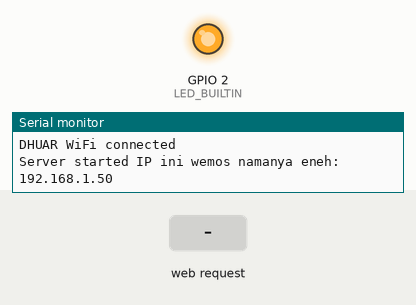
This sketch was run on a simulated ESP8266 (Wemos D1 mini). Parts: output pins drawn as LEDs (lit = HIGH, except the on-board LED, lit = LOW), the last lines printed to the serial monitor. Inputs (shaded band) come from the test bench. WiFi joins after 1.5 s; servers stay silent unless stated.

Above: at 2.7 s.
2.8 s: HTTP request GET /gpio/1 received
At 3.1 s:
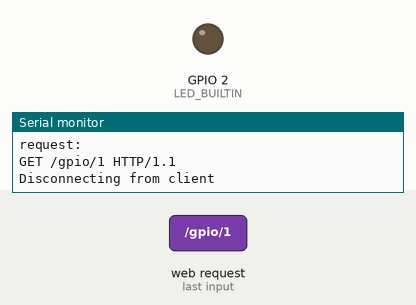
4.3 s: HTTP request GET /gpio/0 received
At 5.4 s:
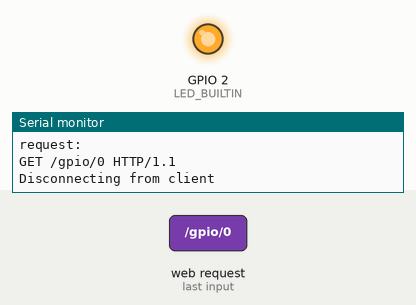
Timing chart, 0 to 7.3 s (numbered marks = the images above; inputs shaded):
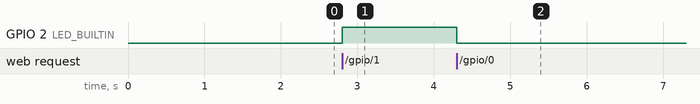

The sketch:

cobawifitapiWeMosESP8266.ino
```cpp
//trial ke-3 WKWKWKWKKWKW MBOH YO. iki yg mirip sama cobawifi nya clief

/*
    This sketch demonstrates how to set up a simple HTTP-like server.
    The server will set a GPIO pin depending on the request
      http://server_ip/gpio/0 will set the GPIO2 low,
      http://server_ip/gpio/1 will set the GPIO2 high
    server_ip is the IP address of the ESP8266 module, will be
    printed to Serial when the module is connected.
*/

#include <ESP8266WiFi.h>

#ifndef STASSID
#define STASSID "jojojo"
#define STAPSK "jojojojojo"
#endif

//bikin tampilan htmlnya
const char* html = R""""(
HTTP/1.1 200 OK
Content-type:text/html

<!DOCTYPE html>
<html>
<head>
  <title>ESP32 Controller</title>
  <style>
    body { text-align: center; font-family: Arial, sans-serif; }
    button { background-color: slateblue; color: white; border: none; width: 50px; height: 30px; }
    button:hover { background-color: darkslateblue; }
    button:active { background-color: mediumslateblue; }
  </style>
</head>
<body>
  <h1>ESP32 Controller</h1>
  <p>LED:
    <a href="/led/on"><button>ON</button></a>
    <a href="/led/off"><button>OFF</button></a>
  </p>
</body>
</html>
)"""";


const char* ssid = STASSID;
const char* password = STAPSK;

// Create an instance of the server
// specify the port to listen on as an argument
WiFiServer server(80);

void setup() {
  Serial.begin(115200);

  // prepare LED
  pinMode(LED_BUILTIN, OUTPUT);
  digitalWrite(LED_BUILTIN, 0);

  // Connect to WiFi network
  Serial.println();
  Serial.println();
  Serial.print(F("Connecting tonyambung poo ke: "));
  Serial.println(ssid);

  WiFi.mode(WIFI_STA);
  WiFi.begin(ssid, password);


  //klo ganyambung ya ngestuck di sini tros
  while (WiFi.status() != WL_CONNECTED) {
    delay(500);
    Serial.print(F("sadge blom konek :''''( \n"));
  }
  Serial.println();
  Serial.println(F("DHUAR WiFi connected"));

  // Start the server
  server.begin();
  Serial.println(F("Server started IP ini wemos namanya eneh:"));

  // Print the IP address
  Serial.println(WiFi.localIP());
}

void loop() {
  // Check if a client has connected
  WiFiClient client = server.accept();
  if (!client) { return; }
  Serial.println(F("new client"));

  client.setTimeout(5000);  // default is 1000

  // Read the first line of the request
  String req = client.readStringUntil('\r');
  Serial.println(F("request: "));
  Serial.println(req);

  // Match the request
  int val;
  if (req.indexOf(F("/gpio/0")) != -1) {
    val = 0;
  } else if (req.indexOf(F("/gpio/1")) != -1) {
    val = 1;
  } else {
    Serial.println(F("invalid request"));
    val = digitalRead(LED_BUILTIN);
  }

  // Set LED according to the request
  digitalWrite(LED_BUILTIN, val);

  // read/ignore the rest of the request
  // do not client.flush(): it is for output only, see below
  while (client.available()) {
    // byte by byte is not very efficient
    client.read();
  }

  // Send the response to the client
  // it is OK for multiple small client.print/write,
  // because nagle algorithm will group them into one single packet
  client.print(F("HTTP/1.1 200 OK\r\nContent-Type: text/html\r\n\r\n<!DOCTYPE HTML>\r\n<html>\r\nGPIO is now "));
  client.print((val) ? F("high") : F("low"));
  client.print(F("<br><br>Click <a href='http://"));
  client.print(WiFi.localIP());
  client.print(F("/gpio/1'>here</a> to switch LED GPIO on, or <a href='http://"));
  client.print(WiFi.localIP());
  client.print(F("/gpio/0'>here</a> to switch LED GPIO off.</html>"));

  // The client will actually be *flushed* then disconnected
  // when the function returns and 'client' object is destroyed (out-of-scope)
  // flush = ensure written data are received by the other side
  Serial.println(F("Disconnecting from client"));
}
```

Measured:
- after the input at 2.8 s, GPIO 2 (LED_BUILTIN): LOW → HIGH at once
- after the input at 4.3 s, GPIO 2 (LED_BUILTIN): HIGH → LOW at once
